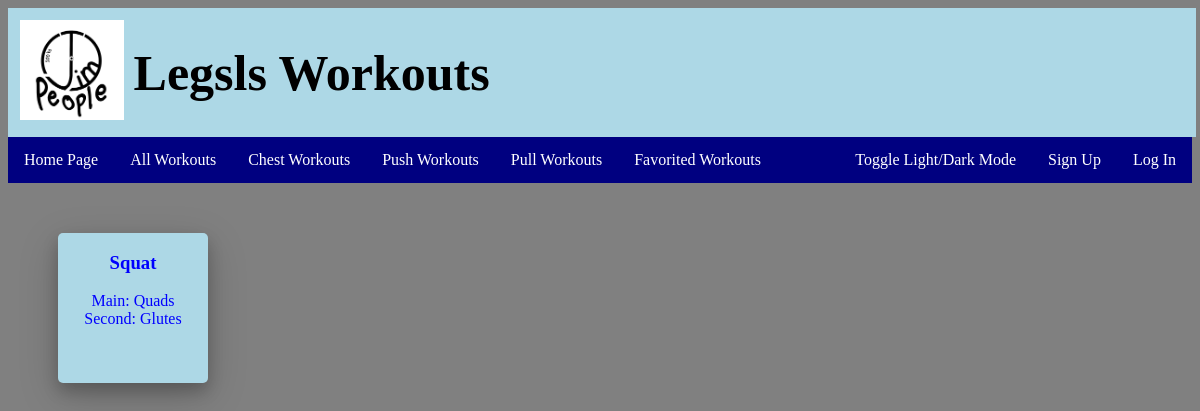
Before: /html/LegWorkouts.php with the older database file.
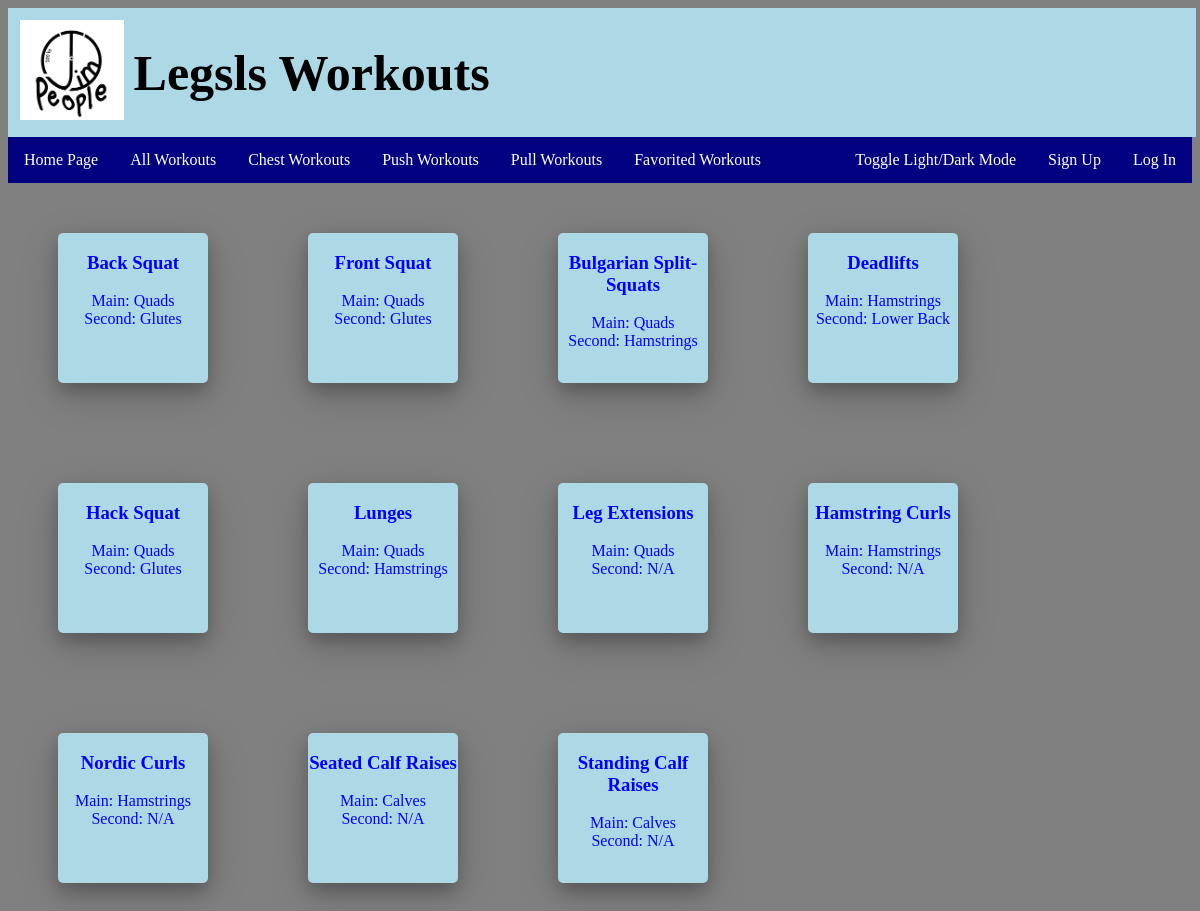
After: the same page with the newer database file.
### tables this page shows
CREATE TABLE Exercises(
	exerciseId INT AUTO_INCREMENT,
	exerciseName VARCHAR(50),
    exerciseDescription VARCHAR(255),
    ppl VARCHAR(10),
    mainMuscle VARCHAR(25),
    secondMuscle VARCHAR(25),
	PRIMARY KEY(exerciseId)
);

### html/LegWorkouts.php (the view, shortened to what this page needs)
<!DOCTYPE html>
<html lang="en">
<head>
        <link rel="stylesheet" href="../css/baseWebsite.css">
</head>
<body>
    <div id="titleDiv">
        <img id = "logo" src="../images/Logo.PNG" alt="Jim People Logo">
        <h1 class="mainTitle"> Legsls
            Workouts</h1>
    </div>
    <div id="workoutDiv">
        <ul class="heading">
            <li><a href="JimBuddies.html">Home Page</a></li>
            <li><a href="AllWorkouts.php">All Workouts</a></li>
            <li><a href="ChestWorkouts.php">Chest Workouts</a></li>
            <li><a href="PushWorkouts.php">Push Workouts</a></li>
            <li><a href="PullWorkouts.php">Pull Workouts</a></li>
            <li><a href="Favorites.php">Favorited Workouts</a></li>
            <li style=float:right><a href="../Login.php">Log In</a></li>
            <li style=float:right> <a href="../signup.php">Sign Up</a></li>
            <li id = "lightdarkTog" style=float:right><a onclick="ColorChange()">Toggle Light/Dark Mode</a></li>
        </ul>
    </div>
    <div>
        <?php
            $connection = new mysqli('aws-exercisedb.camvz480jeos.us-east-2.rds.amazonaws.com','JimPeople','Muscles201', 'exerciseDB');
            $sql = 'SELECT * FROM `Exercises` WHERE ppl = "Legs"';
            $results = $connection->query($sql);
        ?>
        <table>
            <?php foreach($results as $result): ?>
                    <div class="card row">
                        <h3 id="h3" ><?php echo $result['exerciseName'] ?></h3>
                        <p>
                            Main: <?php echo $result['mainMuscle'] ?><br>
                            Second: <?php echo $result['secondMuscle'] ?>
                        </p>
                    </div>
            <?php endforeach; ?>
        </table>
    </div>
</body>
</html>

### css/baseWebsite.css (style rules this page uses)
html { background-color: gray; }
.mainTitle { text-align: center; font-size: 50px; }
#titleDiv { text-align: center; padding: 2px; background-color: lightblue; display: inline-flex; width: 100%; }
#workoutDiv { display: inline; }
h1 { color: black; }
ul { list-style-type: none; margin: 0; padding: 0; overflow: hidden; background-color: navy; }
#logo { height: 100px; width: auto; margin-top: 10px; margin-left: 10px; margin-right: 10px; }
li { float: left; }
li a { display: block; color: white; text-align: center; padding: 14px 16px; text-decoration: none; }
div.row { float: left; transition-duration: 1s; }
div.card { background-color: lightblue; color:blue; border-radius: 5px; margin: 50px; width: 150px; height: 150px; box-shadow: 0 8px 16px 0 rgba(0, 0, 0, 0.2), 0 12px 40px 0 rgba(0, 0, 0, 0.19); text-align: center; }

Changed rows visible on the page:
no longer on this page (row edited): exercises: exerciseName "Squat", mainMuscle "Quads", secondMuscle "Glutes"
added exercises: exerciseName "Back Squat", mainMuscle "Quads", secondMuscle "Glutes"
added exercises: exerciseName "Front Squat", mainMuscle "Quads", secondMuscle "Glutes"
added exercises: exerciseName "Bulgarian Split-Squats", mainMuscle "Quads", secondMuscle "Hamstrings"
added exercises: exerciseName "Deadlifts", mainMuscle "Hamstrings", secondMuscle "Lower Back"
added exercises: exerciseName "Hack Squat", mainMuscle "Quads", secondMuscle "Glutes"
added exercises: exerciseName "Lunges", mainMuscle "Quads", secondMuscle "Hamstrings"
added exercises: exerciseName "Leg Extensions", mainMuscle "Quads", secondMuscle "N/A"
added exercises: exerciseName "Hamstring Curls", mainMuscle "Hamstrings", secondMuscle "N/A"
added exercises: exerciseName "Nordic Curls", mainMuscle "Hamstrings", secondMuscle "N/A"
added exercises: exerciseName "Seated Calf Raises", mainMuscle "Calves", secondMuscle "N/A"
added exercises: exerciseName "Standing Calf Raises", mainMuscle "Calves", secondMuscle "N/A"
